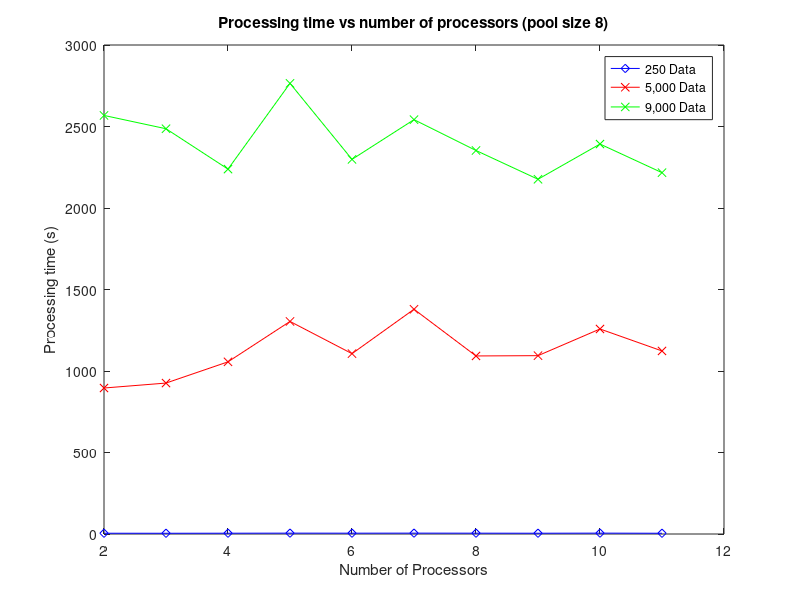

This chart was generated by the following MATLAB code: (Note: this script raises an error after producing the figure.)
%% Plotting graphs in Matlab
clear all
close all

%% Show two plots on different y-axes
%% 250 data processed
x1Vals = [2, 3, 4, 5, 6, 7, 8, 9, 10, 11];
y1Vals = [4.72, 4.56, 4.88, 5.33, 5.09, 5.39, 5.11, 4.79, 5.37, 4.63];

%% 5,000 data processed
x2Vals = [2, 3, 4, 5, 6, 7, 8, 9, 10, 11];
y2Vals = [895.63, 925.98, 1056.21, 1304.09, 1106.43, 1378.76, 1092.35, 1094.12, 1257.82, 1123.01];
%% 9,000 data processed
x3Vals = [2, 3, 4, 5, 6, 7, 8, 9, 10, 11];
y3Vals = [2567.89, 2486.27, 2238.56, 2764.75, 2298.31, 2541.98, 2352.84, 2176.33, 2392.43, 2216.78];
%% Plotting all data on the same graph
figure(1)
plot(x1Vals, y1Vals, '-bd')
hold on
plot(x2Vals, y2Vals, '-rx')
plot(x3Vals, y3Vals, '-gx')
xlabel('Number of Processors')
ylabel('Processing time (s)')
title('Processing time vs number of processors (pool size 8)')
legend('250 Data', '5,000 Data', '9,000 Data')

%% Show two plots on different y-axes
figure(2)

%% 250 data processed
yyaxis left
plot(x1Vals, y1Vals, '-bd')
hold on

%% 5,000 data processed
yyaxis right
plot(x2Vals, y2Vals, '-rx')
hold on

%% 9,000 data processed
yyaxis right
plot(x3Vals, y3Vals, '-gx')
xlabel('Number of Processors')
ylabel('Processing time (s)')
title('Processing time vs number of processors (pool size 8)')
legend('250 Data', '5,000 Data', '9,000 Data')

%% Show two plots on same y-axis
%% Mean processing time
y1MeanVals = y1Vals / 250;
y2MeanVals = y2Vals / 5000;
y3MeanVals = y3Vals / 9000;

figure(3)
plot(x1Vals, y1MeanVals, '-bd')
hold on
plot(x2Vals, y2MeanVals, '-rx')
plot(x3Vals, y3MeanVals, '-gx')
xlabel('Number of Processors')
ylabel('Processing time (s)')
title('Mean Processing time vs number of processors (pool size 8)')
legend('250 Data', '5,000 Data', '9,000 Data')

%% Data per datum
figure(4)
plot(x1Vals, y1Vals ./ 250, '-bd')
hold on
plot(x2Vals, y2Vals ./ 5000, '-rx')
plot(x3Vals, y3Vals ./ 9000, '-gx')
xlabel('Number of Processors')
ylabel('Processing time per datum (s)')
title('Processing time per datum vs number of processors (pool size 8)')
legend('250 Data', '5,000 Data', '9,000 Data')